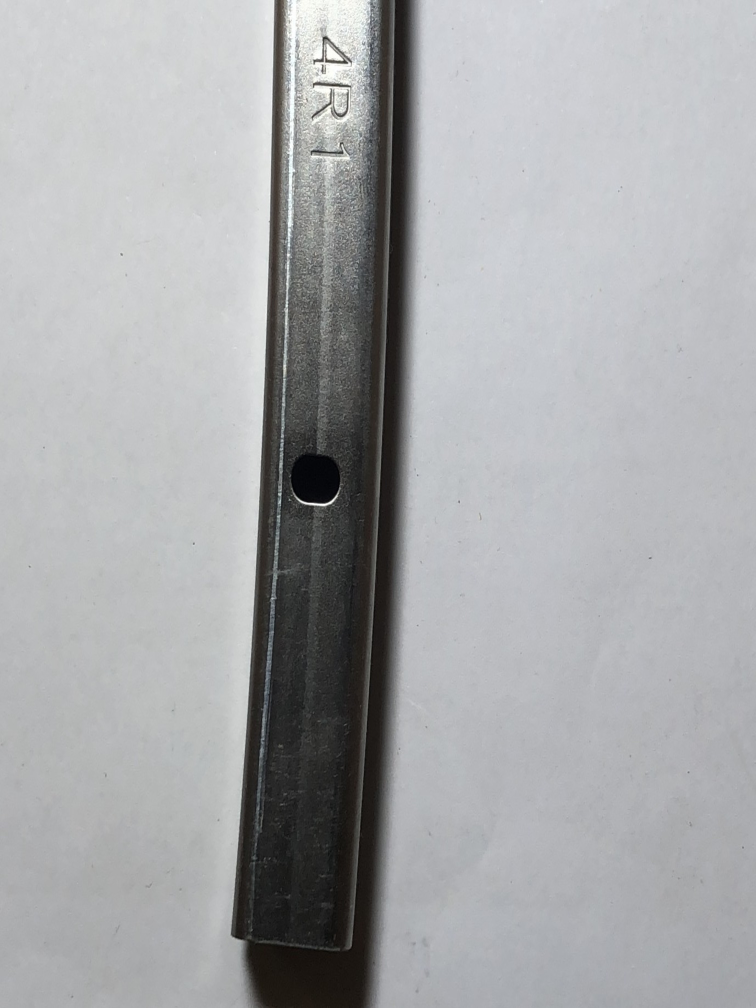
#> input picture gui/img/line.JPG, 3024 x 4032 px (shown at 1/4 size); its folder holds only this picture in this run
$ python -i hole_diameter.py   (imports and definitions only)   (older library calls are emulated)
#> lines starting #> are read from the running program, lines starting #| are printed output that depends on the picture; after the words box and inside, x2 and y2 are one past the last pixel; in counts of white or black regions, pixels touching at a corner belong together
from scipy.spatial import distance as dist
from imutils import perspective
from imutils import contours
import numpy as np
import os
import filters
import imutils
import cv2

def HoleMeasurement(picture, width=30, hint="TREE"):
    global window_flag
    window_flag = False
    if hint == "CCOMP":
        method = cv2.RETR_CCOMP
        method2 = cv2.CHAIN_APPROX_NONE
    elif hint == "TREE":
        method = cv2.RETR_TREE
        method2 = cv2.CHAIN_APPROX_SIMPLE
    else:
        method = cv2.RETR_TREE
        method2 = cv2.CHAIN_APPROX_SIMPLE

    image = picture
    results = []

    def midpoint(ptA, ptB):  # orta noktayı bulmayı sağlıyor
        return ((ptA[0] + ptB[0]) * 0.5, (ptA[1] + ptB[1]) * 0.5)

    # görüntüyü yükleyin, gri tonlamaya dönüştürün ve biraz bulanıklaştırın

    # kenar haritasında konturlar bul
    try:
        cnts, hierarchy = cv2.findContours(image.copy(), method, method2)
    except:
        image = cv2.cvtColor(image, cv2.COLOR_BGR2GRAY)
        cnts, hierarchy = cv2.findContours(image.copy(), method, method2)

    # cnts = imutils.grab_contours(cnts)

    # sort the contours from left-to-right and initialize the
    # 'pixels per metric' calibration variable
    (cnts, _) = contours.sort_contours(cnts)
    hierarchy = hierarchy[0]
    global pixelsPerMetric
    pixelsPerMetric = None
    # loop over the contours individually

    # for c in cnts:
    mask = np.zeros(image.shape[:2], dtype=image.dtype)

    def show(c):
        global window_flag
        # if the contour is not sufficiently large, ignore it
        if cv2.contourArea(c) < 100:
            pass

        # compute the rotated bounding box of the contour
        global pixelsPerMetric
        orig = image.copy()
        box = cv2.minAreaRect(c)
        box = cv2.cv.BoxPoints(box) if imutils.is_cv2() else cv2.boxPoints(box)
        box = np.array(box, dtype="int")

        # order the points in the contour such that they appear
        # in top-left, top-right, bottom-right, and bottom-left
        # order, then draw the outline of the rotated bounding
        # box
        box = perspective.order_points(box)
        cv2.drawContours(orig, [box.astype("int")], -1, (0, 255, 0), 2)

        # loop over the original points and draw them
        # cv2.circle daire çizer----cv2.circle(image, center_coordinates, radius, color, thickness)---
        for (x, y) in box:
            cv2.circle(orig, (int(x), int(y)), 5, (0, 0, 255), -1)

        # unpack the ordered bounding box, then compute the midpoint
        # between the top-left and top-right coordinates, followed by
        # the midpoint between bottom-left and bottom-right coordinates
        # çizilen kutunun alt ve üst kenarlarının orta noktalarını buldu
        (tl, tr, br, bl) = box
        (tltrX, tltrY) = midpoint(tl, tr)
        (blbrX, blbrY) = midpoint(bl, br)

        # compute the midpoint between the top-left and top-right points,
        # followed by the midpoint between the top-righ and bottom-right
        # orta noktaların arasını hesapladı
        (tlblX, tlblY) = midpoint(tl, bl)
        (trbrX, trbrY) = midpoint(tr, br)

        # draw the midpoints on the image
        cv2.circle(orig, (int(tltrX), int(tltrY)), 5, (255, 0, 0), -1)
        cv2.circle(orig, (int(blbrX), int(blbrY)), 5, (255, 0, 0), -1)
        cv2.circle(orig, (int(tlblX), int(tlblY)), 5, (255, 0, 0), -1)
        cv2.circle(orig, (int(trbrX), int(trbrY)), 5, (255, 0, 0), -1)

        # draw lines between the midpoints
        cv2.line(orig, (int(tltrX), int(tltrY)), (int(blbrX), int(blbrY)), (255, 0, 255), 2)
        cv2.line(orig, (int(tlblX), int(tlblY)), (int(trbrX), int(trbrY)), (255, 0, 255), 2)

        # compute the Euclidean distance between the midpoints
        dA = dist.euclidean((tltrX, tltrY), (blbrX, blbrY))
        dB = dist.euclidean((tlblX, tlblY), (trbrX, trbrY))

        # if the pixels per metric has not been initialized, then
        # compute it as the ratio of pixels to supplied metric
        # (in this case, inches)
        if pixelsPerMetric is None:
            pixelsPerMetric = dB / width
        # compute the size of the object

        dimA = dA / pixelsPerMetric

        dimB = dB / pixelsPerMetric
        if dimA < width / 5 or dimB < width / 5:
            pass
        # draw the object sizes on the image
        cv2.putText(orig, "{:.2f}mm".format(dimA),
                    (int(tltrX - 15), int(tltrY - 10)), cv2.FONT_HERSHEY_SIMPLEX,
                    0.65, (255, 255, 255), 2)
        cv2.putText(orig, "{:.2f}mm".format(dimB),
                    (int(trbrX + 10), int(trbrY)), cv2.FONT_HERSHEY_SIMPLEX,
                    0.65, (255, 255, 255), 2)

        # show the output image
        if window_flag != True:
            cv2.namedWindow("Sonuc Ekrani", cv2.WINDOW_NORMAL)
            window_flag = True
        # cv2.resizeWindow("Ölçüm Resmi")
        cv2.imshow("Sonuc Ekrani", orig)

        cv2.waitKey(0)
        return (round(dimA, 2), round(dimB, 2))
    print(len(cnts))
    for component in zip(cnts, hierarchy):
        currentContour = component[0]
        currentHierarchy = component[1]
        if currentHierarchy[2] < 0:
            results.append(show(currentContour))
        elif currentHierarchy[3] < 0:
            results.append(show(currentContour))
        if results[-1] == None:
            results.pop()
    window_flag = False
    return results

>>> import cv2
>>> picture = cv2.imread('../../gui/img/line.JPG')
#> picture is the input picture: shape (4032, 3024, 3); mean B, G, R 171.1, 169.2, 168.1
>>> result = HoleMeasurement(picture)
#> in HoleMeasurement, `cnts, hierarchy = cv2.findContours(image.copy(), method, method2)`: cnts = 50 contours, 49 with area under 20; largest, box (x1, y1, x2, y2) and area: (0, 0, 3024, 4032) 12185713
#| 50
#> the loop in HoleMeasurement, `for component in zip(cnts, hierarchy):` made 50 passes
#> currentHierarchy on passes 2 to 8: [2, -1, -1, 0], [3, 1, -1, 0], [4, 2, -1, 0], [5, 3, -1, 0], [6, 4, -1, 0], [7, 5, -1, 0], [8, 6, -1, 0]
#> (currentContour, currentHierarchy) on pass 1: ([[0, 0], [0, 4031], [3023, 4031], [3023, 0]], [-1, -1, 1, -1])
#> pass 1, in show, `cv2.imshow("Sonuc Ekrani", orig)`:
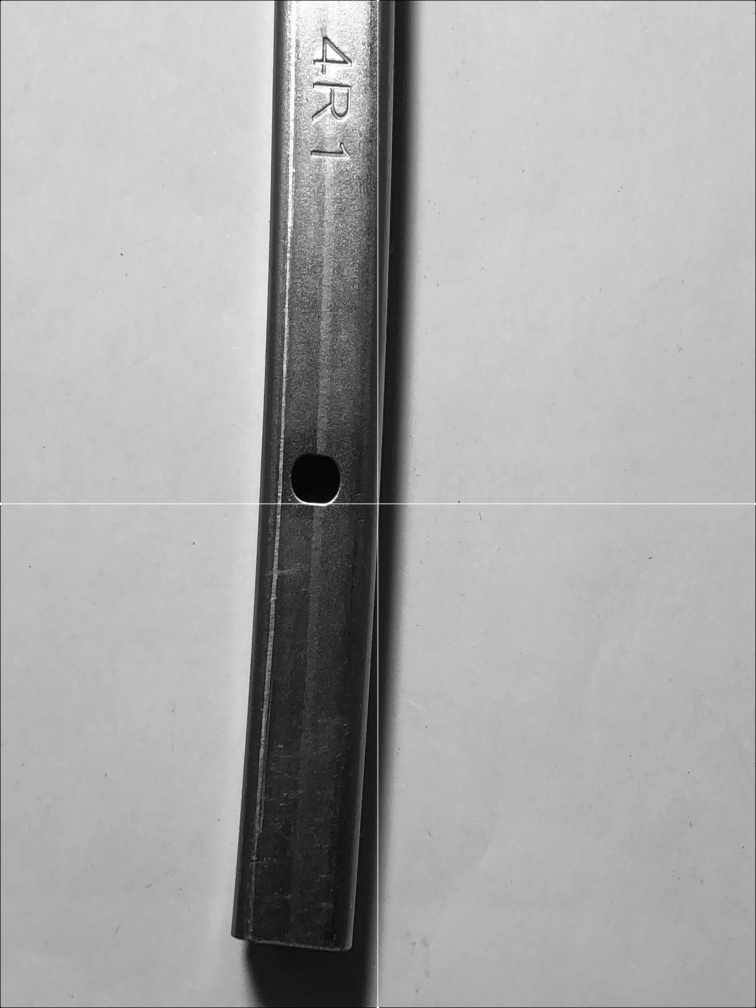
#> window 'Sonuc Ekrani': shape (4032, 3024) (shown at 1/4 size); min 0, max 255, mean 168.9
